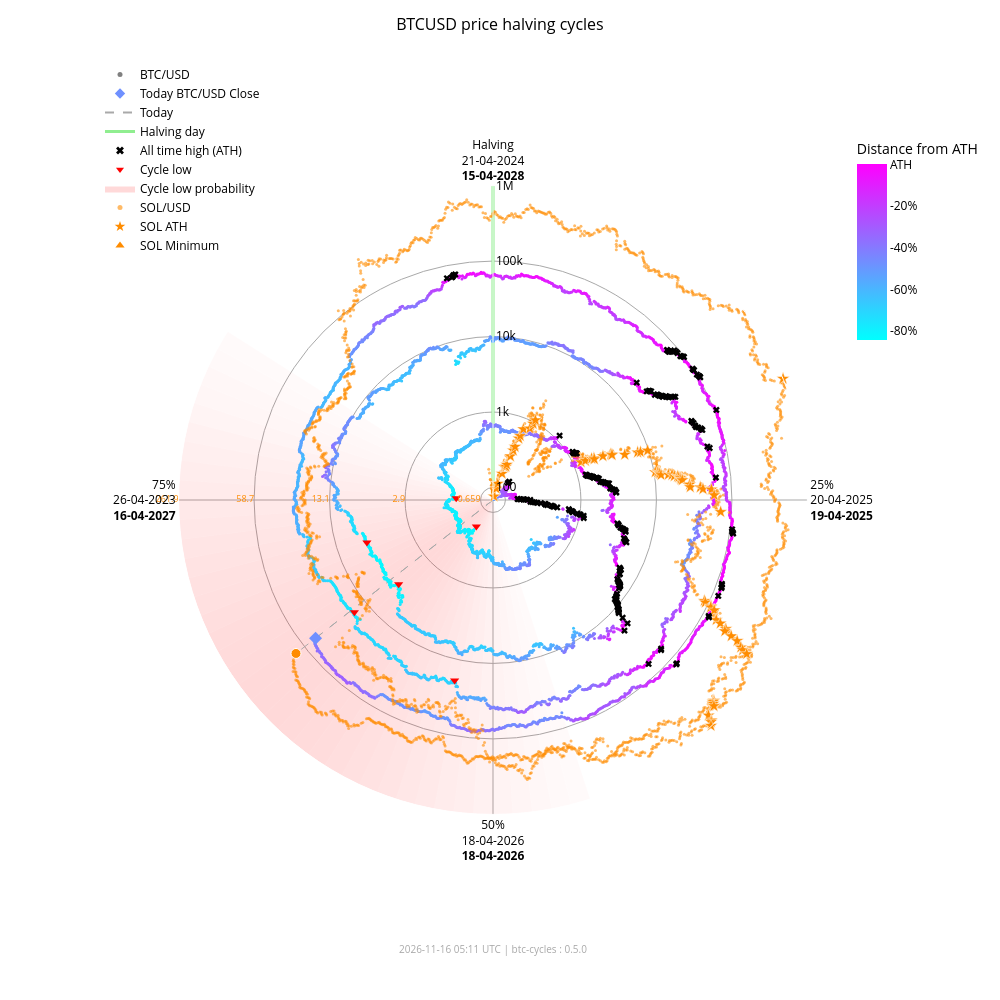

The code cell stored with this chart in its notebook:
### Markdown cell above
### Interactive chart with overlay

### Code cell
fig_overlay_interactive = btc.plot(
    kind="interactive",
    from_date="2012-11-28",
    overlay=sol,
)
fig_overlay_interactive.show(config={"scrollZoom": True, "displayModeBar": True})

### Figure 1 — Plotly figure (JSON) as saved in the notebook; plotly's stock layout.template omitted (floating-point values rounded to 4 significant figures; data arrays with more than 128 entries replaced by an {"elided": "..."} marker saying what was removed)
{"data": [{"fill": "toself", "fillcolor": "rgba(255,0,0,0.018306980149439524)", "hoverinfo": "skip", "line": {"width": 0}, "mode": "lines", "r": [68.43, 1000000, 1000000, 68.43, 68.43], "showlegend": false, "theta": [162.0, 162.0, 165.6, 165.6, 162.0], "type": "scatterpolar"}, {"fill": "toself", "fillcolor": "rgba(255,0,0,0.02405911634527998)", "hoverinfo": "skip", "line": {"width": 0}, "mode": "lines", "r": [68.43, 1000000, 1000000, 68.43, 68.43], "showlegend": false, "theta": [165.6, 165.6, 169.2, 169.2, 165.6], "type": "scatterpolar"}, {"fill": "toself", "fillcolor": "rgba(255,0,0,0.030803449372254352)", "hoverinfo": "skip", "line": {"width": 0}, "mode": "lines", "r": [68.43, 1000000, 1000000, 68.43, 68.43], "showlegend": false, "theta": [169.2, 169.2, 172.8, 172.8, 169.2], "type": "scatterpolar"}, {"fill": "toself", "fillcolor": "rgba(255,0,0,0.03847233586005252)", "hoverinfo": "skip", "line": {"width": 0}, "mode": "lines", "r": [68.43, 1000000, 1000000, 68.43, 68.43], "showlegend": false, "theta": [172.8, 172.8, 176.4, 176.4, 172.8], "type": "scatterpolar"}, {"fill": "toself", "fillcolor": "rgba(255,0,0,0.04694405159551339)", "hoverinfo": "skip", "line": {"width": 0}, "mode": "lines", "r": [68.43, 1000000, 1000000, 68.43, 68.43], "showlegend": false, "theta": [176.4, 176.4, 180.0, 180.0, 176.4], "type": "scatterpolar"}, {"fill": "toself", "fillcolor": "rgba(255,0,0,0.05605603979818329)", "hoverinfo": "skip", "line": {"width": 0}, "mode": "lines", "r": [68.43, 1000000, 1000000, 68.43, 68.43], "showlegend": false, "theta": [180.0, 180.0, 183.6, 183.6, 180.0], "type": "scatterpolar"}, {"fill": "toself", "fillcolor": "rgba(255,0,0,0.06562330627802694)", "hoverinfo": "skip", "line": {"width": 0}, "mode": "lines", "r": [68.43, 1000000, 1000000, 68.43, 68.43], "showlegend": false, "theta": [183.6, 183.6, 187.2, 187.2, 183.6], "type": "scatterpolar"}, {"fill": "toself", "fillcolor": "rgba(255,0,0,0.07545707932574237)", "hoverinfo": "skip", "line": {"width": 0}, "mode": "lines", "r": [68.43, 1000000, 1000000, 68.43, 68.43], "showlegend": false, "theta": [187.2, 187.2, 190.8, 190.8, 187.2], "type": "scatterpolar"}, {"fill": "toself", "fillcolor": "rgba(255,0,0,0.08537841060169407)", "hoverinfo": "skip", "line": {"width": 0}, "mode": "lines", "r": [68.43, 1000000, 1000000, 68.43, 68.43], "showlegend": false, "theta": [190.8, 190.8, 194.4, 194.4, 190.8], "type": "scatterpolar"}, {"fill": "toself", "fillcolor": "rgba(255,0,0,0.09522272137134848)", "hoverinfo": "skip", "line": {"width": 0}, "mode": "lines", "r": [68.43, 1000000, 1000000, 68.43, 68.43], "showlegend": false, "theta": [194.4, 194.4, 198.0, 198.0, 194.4], "type": "scatterpolar"}, {"fill": "toself", "fillcolor": "rgba(255,0,0,0.10483418800389058)", "hoverinfo": "skip", "line": {"width": 0}, "mode": "lines", "r": [68.43, 1000000, 1000000, 68.43, 68.43], "showlegend": false, "theta": [198.0, 198.0, 201.6, 201.6, 198.0], "type": "scatterpolar"}, {"fill": "toself", "fillcolor": "rgba(255,0,0,0.11405248627197925)", "hoverinfo": "skip", "line": {"width": 0}, "mode": "lines", "r": [68.43, 1000000, 1000000, 68.43, 68.43], "showlegend": false, "theta": [201.6, 201.6, 205.2, 205.2, 201.6], "type": "scatterpolar"}, {"fill": "toself", "fillcolor": "rgba(255,0,0,0.12269756305009562)", "hoverinfo": "skip", "line": {"width": 0}, "mode": "lines", "r": [68.43, 1000000, 1000000, 68.43, 68.43], "showlegend": false, "theta": [205.2, 205.2, 208.8, 208.8, 205.2], "type": "scatterpolar"}, {"fill": "toself", "fillcolor": "rgba(255,0,0,0.13055959037792858)", "hoverinfo": "skip", "line": {"width": 0}, "mode": "lines", "r": [68.43, 1000000, 1000000, 68.43, 68.43], "showlegend": false, "theta": [208.8, 208.8, 212.4, 212.4, 208.8], "type": "scatterpolar"}, {"fill": "toself", "fillcolor": "rgba(255,0,0,0.13740037014073872)", "hoverinfo": "skip", "line": {"width": 0}, "mode": "lines", "r": [68.43, 1000000, 1000000, 68.43, 68.43], "showlegend": false, "theta": [212.4, 212.4, 216.0, 216.0, 212.4], "type": "scatterpolar"}, {"fill": "toself", "fillcolor": "rgba(255,0,0,0.14296927208088228)", "hoverinfo": "skip", "line": {"width": 0}, "mode": "lines", "r": [68.43, 1000000, 1000000, 68.43, 68.43], "showlegend": false, "theta": [216.0, 216.0, 219.6, 219.6, 216.0], "type": "scatterpolar"}, {"fill": "toself", "fillcolor": "rgba(255,0,0,0.14703219887325494)", "hoverinfo": "skip", "line": {"width": 0}, "mode": "lines", "r": [68.43, 1000000, 1000000, 68.43, 68.43], "showlegend": false, "theta": [219.6, 219.6, 223.2, 223.2, 219.6], "type": "scatterpolar"}, {"fill": "toself", "fillcolor": "rgba(255,0,0,0.14940752827264187)", "hoverinfo": "skip", "line": {"width": 0}, "mode": "lines", "r": [68.43, 1000000, 1000000, 68.43, 68.43], "showlegend": false, "theta": [223.2, 223.2, 226.8, 226.8, 223.2], "type": "scatterpolar"}, {"fill": "toself", "fillcolor": "rgba(255,0,0,0.15)", "hoverinfo": "skip", "line": {"width": 0}, "mode": "lines", "r": [68.43, 1000000, 1000000, 68.43, 68.43], "showlegend": false, "theta": [226.8, 226.8, 230.4, 230.4, 226.8], "type": "scatterpolar"}, {"fill": "toself", "fillcolor": "rgba(255,0,0,0.14882314851976614)", "hoverinfo": "skip", "line": {"width": 0}, "mode": "lines", "r": [68.43, 1000000, 1000000, 68.43, 68.43], "showlegend": false, "theta": [230.4, 230.4, 234.0, 234.0, 230.4], "type": "scatterpolar"}, {"fill": "toself", "fillcolor": "rgba(255,0,0,0.14600334989350275)", "hoverinfo": "skip", "line": {"width": 0}, "mode": "lines", "r": [68.43, 1000000, 1000000, 68.43, 68.43], "showlegend": false, "theta": [234.0, 234.0, 237.6, 237.6, 234.0], "type": "scatterpolar"}, {"fill": "toself", "fillcolor": "rgba(255,0,0,0.14176315293000513)", "hoverinfo": "skip", "line": {"width": 0}, "mode": "lines", "r": [68.43, 1000000, 1000000, 68.43, 68.43], "showlegend": false, "theta": [237.6, 237.6, 241.2, 241.2, 237.6], "type": "scatterpolar"}, {"fill": "toself", "fillcolor": "rgba(255,0,0,0.1363869302869166)", "hoverinfo": "skip", "line": {"width": 0}, "mode": "lines", "r": [68.43, 1000000, 1000000, 68.43, 68.43], "showlegend": false, "theta": [241.2, 241.2, 244.8, 244.8, 241.2], "type": "scatterpolar"}, {"fill": "toself", "fillcolor": "rgba(255,0,0,0.13017643696734477)", "hoverinfo": "skip", "line": {"width": 0}, "mode": "lines", "r": [68.43, 1000000, 1000000, 68.43, 68.43], "showlegend": false, "theta": [244.8, 244.8, 248.4, 248.4, 244.8], "type": "scatterpolar"}, {"fill": "toself", "fillcolor": "rgba(255,0,0,0.1234063302665758)", "hoverinfo": "skip", "line": {"width": 0}, "mode": "lines", "r": [68.43, 1000000, 1000000, 68.43, 68.43], "showlegend": false, "theta": [248.4, 248.4, 252.0, 252.0, 248.4], "type": "scatterpolar"}, {"fill": "toself", "fillcolor": "rgba(255,0,0,0.11628949020714345)", "hoverinfo": "skip", "line": {"width": 0}, "mode": "lines", "r": [68.43, 1000000, 1000000, 68.43, 68.43], "showlegend": false, "theta": [252.0, 252.0, 255.6, 255.6, 252.0], "type": "scatterpolar"}, {"fill": "toself", "fillcolor": "rgba(255,0,0,0.108959277972535)", "hoverinfo": "skip", "line": {"width": 0}, "mode": "lines", "r": [68.43, 1000000, 1000000, 68.43, 68.43], "showlegend": false, "theta": [255.6, 255.6, 259.2, 259.2, 255.6], "type": "scatterpolar"}, {"fill": "toself", "fillcolor": "rgba(255,0,0,0.1014715299920515)", "hoverinfo": "skip", "line": {"width": 0}, "mode": "lines", "r": [68.43, 1000000, 1000000, 68.43, 68.43], "showlegend": false, "theta": [259.2, 259.2, 262.8, 262.8, 259.2], "type": "scatterpolar"}, {"fill": "toself", "fillcolor": "rgba(255,0,0,0.09382430417652897)", "hoverinfo": "skip", "line": {"width": 0}, "mode": "lines", "r": [68.43, 1000000, 1000000, 68.43, 68.43], "showlegend": false, "theta": [262.8, 262.8, 266.4, 266.4, 262.8], "type": "scatterpolar"}, {"fill": "toself", "fillcolor": "rgba(255,0,0,0.08598937207621672)", "hoverinfo": "skip", "line": {"width": 0}, "mode": "lines", "r": [68.43, 1000000, 1000000, 68.43, 68.43], "showlegend": false, "theta": [266.4, 266.4, 270.0, 270.0, 266.4], "type": "scatterpolar"}, {"fill": "toself", "fillcolor": "rgba(255,0,0,0.07794710108398434)", "hoverinfo": "skip", "line": {"width": 0}, "mode": "lines", "r": [68.43, 1000000, 1000000, 68.43, 68.43], "showlegend": false, "theta": [270.0, 270.0, 273.6, 273.6, 270.0], "type": "scatterpolar"}, {"fill": "toself", "fillcolor": "rgba(255,0,0,0.06971614429145927)", "hoverinfo": "skip", "line": {"width": 0}, "mode": "lines", "r": [68.43, 1000000, 1000000, 68.43, 68.43], "showlegend": false, "theta": [273.6, 273.6, 277.2, 277.2, 273.6], "type": "scatterpolar"}, {"fill": "toself", "fillcolor": "rgba(255,0,0,0.061371174705723626)", "hoverinfo": "skip", "line": {"width": 0}, "mode": "lines", "r": [68.43, 1000000, 1000000, 68.43, 68.43], "showlegend": false, "theta": [277.2, 277.2, 280.8, 280.8, 277.2], "type": "scatterpolar"}, {"fill": "toself", "fillcolor": "rgba(255,0,0,0.05304520605236535)", "hoverinfo": "skip", "line": {"width": 0}, "mode": "lines", "r": [68.43, 1000000, 1000000, 68.43, 68.43], "showlegend": false, "theta": [280.8, 280.8, 284.4, 284.4, 280.8], "type": "scatterpolar"}, {"fill": "toself", "fillcolor": "rgba(255,0,0,0.044916938988340704)", "hoverinfo": "skip", "line": {"width": 0}, "mode": "lines", "r": [68.43, 1000000, 1000000, 68.43, 68.43], "showlegend": false, "theta": [284.4, 284.4, 288.0, 288.0, 284.4], "type": "scatterpolar"}, {"fill": "toself", "fillcolor": "rgba(255,0,0,0.0371870550186571)", "hoverinfo": "skip", "line": {"width": 0}, "mode": "lines", "r": [68.43, 1000000, 1000000, 68.43, 68.43], "showlegend": false, "theta": [288.0, 288.0, 291.6, 291.6, 288.0], "type": "scatterpolar"}, {"fill": "toself", "fillcolor": "rgba(255,0,0,0.030049603184432498)", "hoverinfo": "skip", "line": {"width": 0}, "mode": "lines", "r": [68.43, 1000000, 1000000, 68.43, 68.43], "showlegend": false, "theta": [291.6, 291.6, 295.2, 295.2, 291.6], "type": "scatterpolar"}, {"fill": "toself", "fillcolor": "rgba(255,0,0,0.023665126797805223)", "hoverinfo": "skip", "line": {"width": 0}, "mode": "lines", "r": [68.43, 1000000, 1000000, 68.43, 68.43], "showlegend": false, "theta": [295.2, 295.2, 298.8, 298.8, 295.2], "type": "scatterpolar"}, {"fill": "toself", "fillcolor": "rgba(255,0,0,0.018141004067302662)", "hoverinfo": "skip", "line": {"width": 0}, "mode": "lines", "r": [68.43, 1000000, 1000000, 68.43, 68.43], "showlegend": false, "theta": [298.8, 298.8, 302.4, 302.4, 298.8], "type": "scatterpolar"}, {"hoverinfo": "skip", "line": {"color": "darkgrey", "dash": "dash", "width": 1}, "mode": "lines", "r": [68.43, 65310.0], "showlegend": false, "theta": [232.1, 232.1], "type": "scatterpolar"}, {"hoverinfo": "skip", "line": {"color": "darkgrey", "dash": "dash", "width": 1}, "mode": "lines", "r": [68.43, 139100.0], "showlegend": false, "theta": [232.1, 232.1], "type": "scatterpolar"}, {"hoverinfo": "skip", "line": {"color": "lightgreen", "width": 3}, "mode": "lines", "r": [68.43, 1000000], "showlegend": false, "theta": [0, 0], "type": "scatterpolar"}, {"hoverinfo": "text", "marker": {"color": {"elided": "4951 str values"}, "size": 3}, "mode": "markers", "r": {"elided": "4951 float values"}, "showlegend": false, "text": {"elided": "4951 str values"}, "theta": {"elided": "4951 float values"}, "type": "scatterpolar"}, {"hoverinfo": "text", "marker": {"color": "#FF8C00", "opacity": 0.6, "size": 3}, "mode": "markers", "r": {"elided": "2411 float values"}, "showlegend": false, "text": {"elided": "2411 str values"}, "theta": {"elided": "2411 float values"}, "type": "scatterpolar"}, {"hoverinfo": "text", "marker": {"color": "#6f90ff", "size": 10, "symbol": "diamond"}, "mode": "markers", "r": [65310.0], "showlegend": false, "text": ["Today<br>Date: 2026-11-15<br>Price: $65,305.06"], "theta": [232.1], "type": "scatterpolar"}, {"hoverinfo": "text", "marker": {"color": "#FF8C00", "line": {"color": "white", "width": 1}, "size": 10, "symbol": "circle"}, "mode": "markers", "r": [139100.0], "showlegend": false, "text": ["Today SOL<br>Date: 2026-11-15<br>Price: $72.68"], "theta": [232.1], "type": "scatterpolar"}, {"hoverinfo": "text", "marker": {"color": "#FF8C00", "line": {"color": "white", "width": 0.5}, "size": 10, "symbol": "star"}, "mode": "markers", "r": [68.43, 76.69, 98.28, 115.1, 160.2, 199.2, 200.3, 203.8, 217.3, 287.8, 349.8, 397.3, 523.3, 573.2, 718.1, 798.5, 948.0, 1078.0, 1271.0, 1461.0, 1785.0, 1908.0, 1917.0, 2530.0, 3215.0, 3302.0, 3322.0, 4795.0, 7121.0, 7760.0, 9679.0, 10370.0, 11210.0, 11600.0, 11830.0, 12190.0, 15220.0, 16990.0, 18090.0, 20010.0, 20730.0, 21720.0, 21920.0, 22700.0, 28100.0, 28410.0, 38550.0, 41750.0, 54000.0, 58230.0, 71670.0, 86520.0, 90770.0, 111800.0, 112400.0, 128500.0, 155700.0, 182600.0, 229400.0, 231200.0, 295100.0, 371400.0, 451600.0, 493500.0, 583700.0, 612100.0, 618900.0, 644000.0, 686600.0, 744100.0, 879500.0, 907500.0, 980900.0, 1000000.0], "showlegend": false, "text": ["SOL ATH<br>Date: 2020-04-10<br>Price: $0.95", "SOL ATH<br>Date: 2020-07-12<br>Price: $1.02", "SOL ATH<br>Date: 2020-07-13<br>Price: $1.18", "SOL ATH<br>Date: 2020-07-15<br>Price: $1.29", "SOL ATH<br>Date: 2020-07-26<br>Price: $1.57", "SOL ATH<br>Date: 2020-07-27<br>Price: $1.78", "SOL ATH<br>Date: 2020-07-28<br>Price: $1.78", "SOL ATH<br>Date: 2020-08-03<br>Price: $1.80", "SOL ATH<br>Date: 2020-08-04<br>Price: $1.87", "SOL ATH<br>Date: 2020-08-06<br>Price: $2.21", "SOL ATH<br>Date: 2020-08-08<br>Price: $2.47", "SOL ATH<br>Date: 2020-08-09<br>Price: $2.67", "SOL ATH<br>Date: 2020-08-10<br>Price: $3.13", "SOL ATH<br>Date: 2020-08-11<br>Price: $3.30", "SOL ATH<br>Date: 2020-08-12<br>Price: $3.77", "SOL ATH<br>Date: 2020-08-28<br>Price: $4.01", "SOL ATH<br>Date: 2020-08-30<br>Price: $4.44", "SOL ATH<br>Date: 2020-08-31<br>Price: $4.78", "SOL ATH<br>Date: 2021-02-02<br>Price: $5.27", "SOL ATH<br>Date: 2021-02-03<br>Price: $5.72", "SOL ATH<br>Date: 2021-02-04<br>Price: $6.43", "SOL ATH<br>Date: 2021-02-05<br>Price: $6.68", "SOL ATH<br>Date: 2021-02-07<br>Price: $6.70", "SOL ATH<br>Date: 2021-02-08<br>Price: $7.88", "SOL ATH<br>Date: 2021-02-10<br>Price: $9.07", "SOL ATH<br>Date: 2021-02-11<br>Price: $9.22", "SOL ATH<br>Date: 2021-02-12<br>Price: $9.25", "SOL ATH<br>Date: 2021-02-19<br>Price: $11.47", "SOL ATH<br>Date: 2021-02-22<br>Price: $14.45", "SOL ATH<br>Date: 2021-02-23<br>Price: $15.20", "SOL ATH<br>Date: 2021-02-24<br>Price: $17.30", "SOL ATH<br>Date: 2021-03-28<br>Price: $18.02", "SOL ATH<br>Date: 2021-03-29<br>Price: $18.85", "SOL ATH<br>Date: 2021-03-30<br>Price: $19.23", "SOL ATH<br>Date: 2021-03-31<br>Price: $19.47", "SOL ATH<br>Date: 2021-04-02<br>Price: $19.81", "SOL ATH<br>Date: 2021-04-03<br>Price: $22.55", "SOL ATH<br>Date: 2021-04-04<br>Price: $24.06", "SOL ATH<br>Date: 2021-04-06<br>Price: $24.96", "SOL ATH<br>Date: 2021-04-07<br>Price: $26.48", "SOL ATH<br>Date: 2021-04-08<br>Price: $27.03", "SOL ATH<br>Date: 2021-04-09<br>Price: $27.78", "SOL ATH<br>Date: 2021-04-11<br>Price: $27.93", "SOL ATH<br>Date: 2021-04-12<br>Price: $28.51", "SOL ATH<br>Date: 2021-04-18<br>Price: $32.30", "SOL ATH<br>Date: 2021-04-21<br>Price: $32.51", "SOL ATH<br>Date: 2021-04-22<br>Price: $38.88", "SOL ATH<br>Date: 2021-04-24<br>Price: $40.74", "SOL ATH<br>Date: 2021-04-25<br>Price: $47.37", "SOL ATH<br>Date: 2021-05-01<br>Price: $49.51", "SOL ATH<br>Date: 2021-05-18<br>Price: $55.91", "SOL ATH<br>Date: 2021-08-16<br>Price: $62.43", "SOL ATH<br>Date: 2021-08-17<br>Price: $64.21", "SOL ATH<br>Date: 2021-08-18<br>Price: $72.54", "SOL ATH<br>Date: 2021-08-19<br>Price: $72.76", "SOL ATH<br>Date: 2021-08-20<br>Price: $78.72", "SOL ATH<br>Date: 2021-08-27<br>Price: $88.09", "SOL ATH<br>Date: 2021-08-28<br>Price: $96.70", "SOL ATH<br>Date: 2021-08-30<br>Price: $110.54", "SOL ATH<br>Date: 2021-09-01<br>Price: $111.03", "SOL ATH<br>Date: 2021-09-02<br>Price: $128.10", "SOL ATH<br>Date: 2021-09-03<br>Price: $146.58", "SOL ATH<br>Date: 2021-09-06<br>Price: $164.38", "SOL ATH<br>Date: 2021-09-07<br>Price: $173.15", "SOL ATH<br>Date: 2021-09-08<br>Price: $191.04", "SOL ATH<br>Date: 2021-10-22<br>Price: $196.43", "SOL ATH<br>Date: 2021-10-23<br>Price: $197.70", "SOL ATH<br>Date: 2021-10-24<br>Price: $202.36", "SOL ATH<br>Date: 2021-10-25<br>Price: $210.10", "SOL ATH<br>Date: 2021-11-02<br>Price: $220.24", "SOL ATH<br>Date: 2021-11-03<br>Price: $242.90", "SOL ATH<br>Date: 2021-11-04<br>Price: $247.39", "SOL ATH<br>Date: 2021-11-06<br>Price: $258.93", "SOL ATH<br>Date: 2025-01-18<br>Price: $261.87"], "theta": [352.0, 15.5, 15.75, 16.25, 19.0, 19.25, 19.5, 21.0, 21.25, 21.75, 22.25, 22.5, 22.75, 23.0, 23.25, 27.25, 27.75, 28.0, 66.75, 67.0, 67.25, 67.5, 68.0, 68.25, 68.75, 69.0, 69.25, 71.0, 71.75, 72.0, 72.25, 80.25, 80.5, 80.75, 81.0, 81.5, 81.75, 82.0, 82.5, 82.75, 83.0, 83.25, 83.75, 84.0, 85.5, 86.25, 86.5, 87.0, 87.25, 88.75, 93.0, 115.5, 115.8, 116.0, 116.2, 116.5, 118.2, 118.5, 119.0, 119.5, 119.8, 120.0, 120.7, 121.0, 121.3, 132.2, 132.5, 132.8, 133.0, 135.0, 135.2, 135.5, 136.0, 67.3], "type": "scatterpolar"}, {"hoverinfo": "text", "marker": {"color": "#FF8C00", "line": {"color": "white", "width": 0.5}, "size": 10, "symbol": "triangle-up"}, "mode": "markers", "r": [68.43], "showlegend": false, "text": ["SOL Minimum<br>Date: 2020-05-11<br>Price: $0.52"], "theta": [0.0], "type": "scatterpolar"}, {"hoverinfo": "text", "marker": {"color": "black", "size": 6, "symbol": "x"}, "mode": "markers", "r": {"elided": "182 float values"}, "showlegend": false, "text": {"elided": "182 str values"}, "theta": {"elided": "182 float values"}, "type": "scatterpolar"}, {"hoverinfo": "text", "marker": {"color": "red", "size": 8, "symbol": "triangle-down"}, "mode": "markers", "r": [178.1, 210.5, 3237.0, 3961.0, 19020.0, 15790.0], "showlegend": false, "text": ["Cycle Low<br>Date: 2015-01-14<br>Price: $178.10<br>ATH distance: -84.5%", "Cycle Low<br>Date: 2015-08-24<br>Price: $210.49<br>ATH distance: -81.7%", "Cycle Low<br>Date: 2018-12-15<br>Price: $3,236.76<br>ATH distance: -83.4%", "Cycle Low<br>Date: 2019-03-15<br>Price: $3,960.91<br>ATH distance: -79.7%", "Cycle Low<br>Date: 2022-06-18<br>Price: $19,017.64<br>ATH distance: -71.9%", "Cycle Low<br>Date: 2022-11-21<br>Price: $15,787.28<br>ATH distance: -76.6%"], "theta": [212.1, 272.7, 228.3, 251.4, 192.0, 231.0], "type": "scatterpolar"}, {"marker": {"color": "grey", "size": 5}, "mode": "markers", "name": "BTC/USD", "r": [null], "theta": [null], "type": "scatterpolar"}, {"marker": {"color": "#6f90ff", "size": 8, "symbol": "diamond"}, "mode": "markers", "name": "Today BTC/USD Close", "r": [null], "theta": [null], "type": "scatterpolar"}, {"line": {"color": "darkgrey", "dash": "dash"}, "mode": "lines", "name": "Today", "r": [null], "theta": [null], "type": "scatterpolar"}, {"line": {"color": "lightgreen", "width": 3}, "mode": "lines", "name": "Halving day", "r": [null], "theta": [null], "type": "scatterpolar"}, {"marker": {"color": "black", "size": 7, "symbol": "x"}, "mode": "markers", "name": "All time high (ATH)", "r": [null], "theta": [null], "type": "scatterpolar"}, {"marker": {"color": "red", "size": 7, "symbol": "triangle-down"}, "mode": "markers", "name": "Cycle low", "r": [null], "theta": [null], "type": "scatterpolar"}, {"fill": "toself", "fillcolor": "rgba(255,0,0,0.15)", "line": {"width": 0}, "mode": "lines", "name": "Cycle low probability", "r": [null], "theta": [null], "type": "scatterpolar"}, {"marker": {"color": "#FF8C00", "opacity": 0.6, "size": 5}, "mode": "markers", "name": "SOL/USD", "r": [null], "theta": [null], "type": "scatterpolar"}, {"marker": {"color": "#FF8C00", "size": 8, "symbol": "star"}, "mode": "markers", "name": "SOL ATH", "r": [null], "theta": [null], "type": "scatterpolar"}, {"marker": {"color": "#FF8C00", "size": 8, "symbol": "triangle-up"}, "mode": "markers", "name": "SOL Minimum", "r": [null], "theta": [null], "type": "scatterpolar"}, {"hoverinfo": "skip", "marker": {"cmax": 0, "cmin": -0.8453, "color": [0], "colorbar": {"len": 0.25, "ticktext": ["ATH", "-20%", "-40%", "-60%", "-80%", "-100%"], "tickvals": [0, -0.2, -0.4, -0.6, -0.8, -1.0], "title": {"text": "Distance from ATH"}, "x": 0.95, "y": 0.92, "yanchor": "top"}, "colorscale": {"elided": "256x2 mixed values"}, "showscale": true, "size": 0}, "mode": "markers", "r": [null], "showlegend": false, "theta": [null], "type": "scatterpolar"}, {"hoverinfo": "skip", "mode": "text", "r": [100, 1000, 10000, 100000, 1000000], "showlegend": false, "text": ["0.659", "2.9", "13.1", "58.7", "261.9"], "textfont": {"color": "#FF8C00", "size": 9}, "textposition": "middle left", "theta": [270, 270, 270, 270, 270], "type": "scatterpolar"}], "layout": {"annotations": [{"font": {"color": "darkgrey", "size": 10}, "showarrow": false, "text": "2026-11-16 05:11 UTC | btc-cycles : 0.5.0", "x": 0.5, "xref": "paper", "y": -0.02, "yref": "paper"}], "font": {"color": "black"}, "height": 1000, "legend": {"bgcolor": "rgba(0,0,0,0)", "font": {"color": "black"}, "x": 0.0, "y": 1.0}, "margin": {"b": 60, "l": 100, "r": 80, "t": 60}, "paper_bgcolor": "white", "plot_bgcolor": "white", "polar": {"angularaxis": {"color": "black", "direction": "clockwise", "gridcolor": "darkgrey", "rotation": 90, "ticktext": ["Halving<br>21-04-2024<br><b>15-04-2028</b>", "25%<br>20-04-2025<br><b>19-04-2025</b>", "50%<br>18-04-2026<br><b>18-04-2026</b>", "75%<br>26-04-2023<br><b>16-04-2027</b>"], "tickvals": [0, 90, 180, 270]}, "bgcolor": "white", "domain": {"x": [0.1, 0.9], "y": [0.05, 0.95]}, "radialaxis": {"angle": 90, "color": "black", "gridcolor": "darkgrey", "range": [1.835, 6.0], "tickangle": 90, "ticktext": ["100", "1k", "10k", "100k", "1M"], "tickvals": [100, 1000, 10000, 100000, 1000000], "type": "log"}}, "title": {"font": {"color": "black", "size": 16}, "text": "BTCUSD price halving cycles", "x": 0.5}, "width": 1000}}
